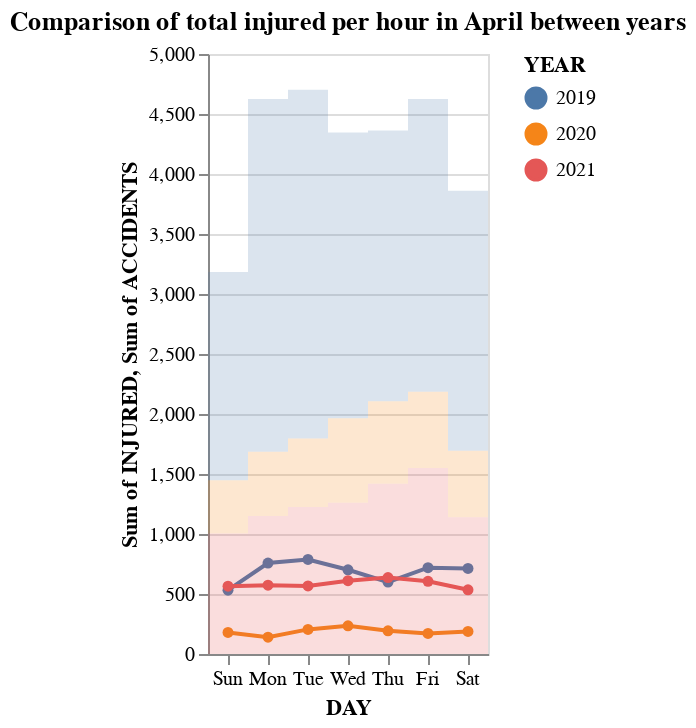

The code cell stored with this chart in its notebook:
### Code cell
chart_injured = alt.Chart(merged_by_hour).mark_line(
    point=True
).encode(
    x=alt.X('day(CRASH DATETIME):N', title='DAY'),
    y='sum(INJURED)',
    color=alt.Color('year(CRASH DATETIME):N', legend=alt.Legend(title='YEAR')) 
)
chart_accident = alt.Chart(merged_by_hour).mark_bar(
    opacity=0.2
).encode(
    x=alt.X('day(CRASH DATETIME):N', title='DAY'),
    y='sum(ACCIDENTS)',
    color=alt.Color('year(CRASH DATETIME):N', legend=alt.Legend(title='YEAR')) 
)

(chart_injured + chart_accident).properties(title = "Comparison of total injured per hour in April between years")

### Figure 1 — Vega-Lite specification as saved in the notebook (floating-point values rounded to 4 significant figures; data arrays with more than 128 entries replaced by an {"elided": "..."} marker saying what was removed)
{"config": {"view": {"continuousWidth": 400, "continuousHeight": 300}}, "layer": [{"mark": {"type": "line", "point": true}, "encoding": {"color": {"field": "CRASH DATETIME", "legend": {"title": "YEAR"}, "timeUnit": "year", "type": "nominal"}, "x": {"field": "CRASH DATETIME", "timeUnit": "day", "title": "DAY", "type": "nominal"}, "y": {"aggregate": "sum", "field": "INJURED", "type": "quantitative"}}}, {"mark": {"type": "bar", "opacity": 0.2}, "encoding": {"color": {"field": "CRASH DATETIME", "legend": {"title": "YEAR"}, "timeUnit": "year", "type": "nominal"}, "x": {"field": "CRASH DATETIME", "timeUnit": "day", "title": "DAY", "type": "nominal"}, "y": {"aggregate": "sum", "field": "ACCIDENTS", "type": "quantitative"}}}], "data": {"name": "data-ecac457542be3e4c2af4771479ef5561"}, "title": "Comparison of total injured per hour in April between years", "$schema": "https://vega.github.io/schema/vega-lite/v4.17.0.json", "datasets": {"data-ecac457542be3e4c2af4771479ef5561": {"elided": "2124 records"}}}
